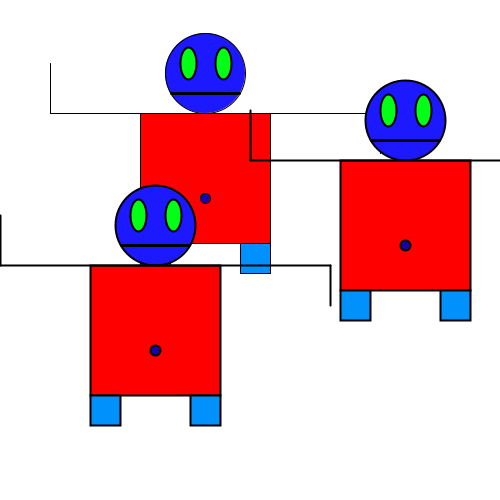
Frame 1 (no input)
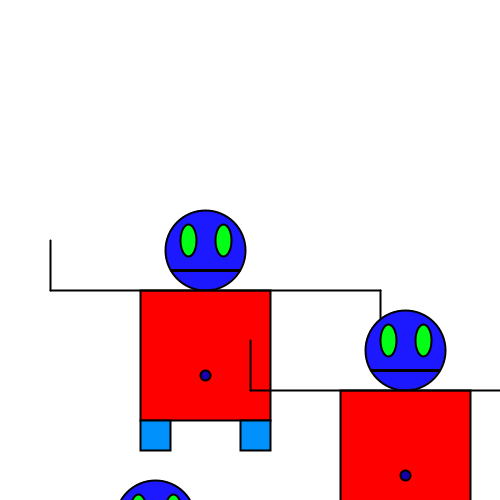
Frame 60 (the mouse pressed at the canvas centre just before this capture)
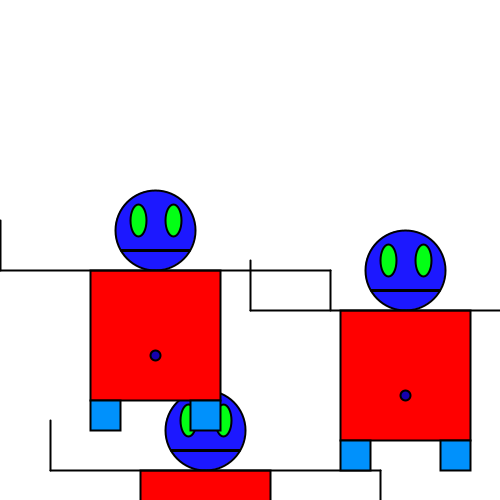
Frame 120 (the mouse held since frame 60 and released just before this capture)

The Processing sketch that drew these frames (run headless with seeded random() and noise(); from frame 60 on, the mouse is pressed at the canvas centre):

// Processing sketch: processing_132609
// ── processing_132609.pde

Monster mijnMonster;
Monster mijnMonster2;
Monster mijnMonster3;
  
void setup() {
  size(500, 500);          // x,y,snelheid
  mijnMonster = new Monster(100,50,3); 
  mijnMonster2 = new Monster(300,90,10);
  mijnMonster3 = new Monster(50,200,5);
  }
  
void draw() {
  background(255);
  mijnMonster.update();
  mijnMonster.testRand();
  mijnMonster.drawMonster(); 
    
  mijnMonster2.update();
  mijnMonster2.testRand();
  mijnMonster2.drawMonster();
    
  mijnMonster3.update();
  mijnMonster3.testRand();
  mijnMonster3.drawMonster();
}
  
class Monster{
int monsterX; //pos x-as
int monsterY; //posy-as
int richting; // de snelheid en richting van het monster
int teller; //teller om van kleur te veranderen
boolean test; //kleur
  
  Monster(int tempX, int tempY, int tempRichting){ //ingestelde ''tijdelijke''waarde in set up
  monsterX = tempX;
  monsterY = tempY; 
  richting = tempRichting;
  test = true;
  }
 
void update(){
 monsterY = monsterY + richting;
}
  
void testRand(){
    if(monsterY <0 || monsterY > height){  
    richting = -richting; //omdraaien richting
    teller = teller + 1; 
  }
}
 
 void drawMonster(){ // het monster tekenen

 if(teller == 10){ teller = 0; test = !test;}
//hoofd
fill(28,24,255);
ellipse (monsterX+105, monsterY+20, 80, 80);

 
 
//buik
 if( test == true){
   fill(255,0,0);
 }
 else {
   fill (0,255,0);
 }
//fill (67,192,247);
rect(monsterX+40,monsterY+60,130,130);
 
//voeten
fill (0,145,252);
rect(monsterX+40,monsterY+190,30,30);
rect(monsterX+140,monsterY+190,30,30);
 
//armen, mond en navel
 
 if( test == true){
   fill(255,0.0);
 }
 else {
   fill (0,255,0);
 }
    
line (monsterX-50,monsterY+60,monsterX+280,monsterY+60);
line (monsterX-50,monsterY+60,monsterX-50,monsterY+10);
line (monsterX+280,monsterY+60,monsterX+280,monsterY+100);
fill(22,0,175);
ellipse (monsterX+105,monsterY+145,10,10);
strokeWeight(3);
line(monsterX+71, monsterY+40, monsterX+139, monsterY+40);
 
// ogen
fill (3,255,21);
strokeWeight(2);
ellipse (monsterX+123,monsterY+10,16,32);
ellipse (monsterX+88,monsterY+10,16,32);
println(teller); 
}
  }
